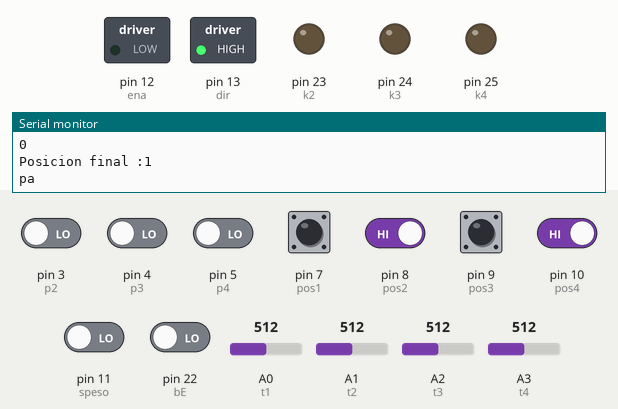
This sketch was run on a simulated Arduino Mega 2560, built with avr-gcc and run on an emulated ATmega2560. Shown: switched loads named in the sketch (green lamp = pin HIGH), output pins drawn as LEDs (lit = HIGH), the last lines printed to the serial monitor. Inputs (shaded band) come from the test bench; at power-on: pin 7 (pos1), pin 8 (pos2), pin 9 (pos3), pin 10 (pos4) HIGH, pin 3 (p2), pin 4 (p3), pin 5 (p4), pin 11 (speso), pin 22 (bE) LOW, A0 (t1) = 512, A1 (t2) = 512, A2 (t3) = 512, A3 (t4) = 512.

Above: at 1.2 s.
1.3 s: pin 8 (pos2) driven LOW
At 2.5 s:
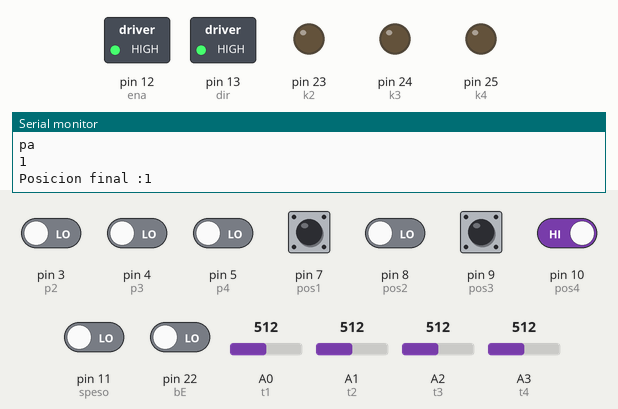
2.8 s: pin 22 (bE) driven HIGH
At 4.9 s:
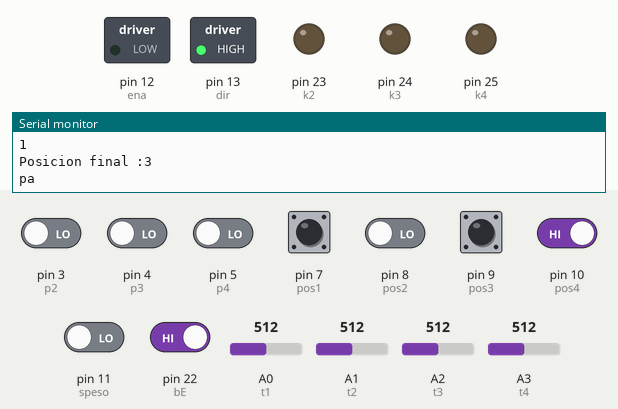
5.8 s: pin 10 (pos4) driven LOW
At 7.2 s:
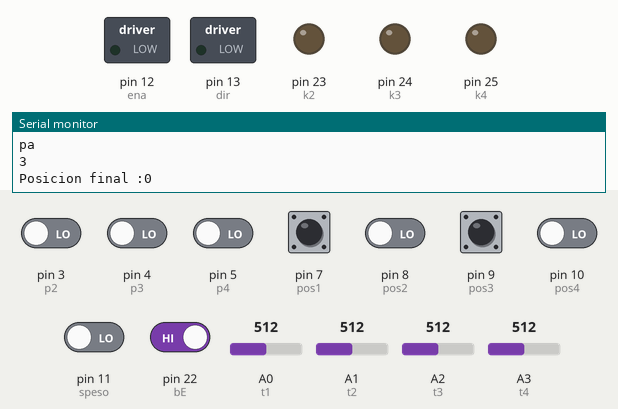
Timing chart, 0 to 8.8 s (numbered marks = the images above; inputs shaded):
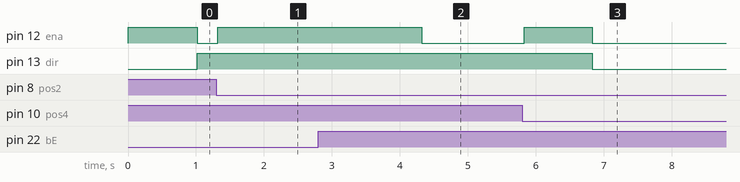

The sketch:

elevador1.4_Fisico.ino
```cpp
//////////////////////////////
//Pines digitales de entrada
//int bE=2; //Sensor del boton del elevador  //para detectar que ya entró la persona??
int bE = 22; //bpi = Botones de piso
int p2 = 3;
int p3 = 4;
int p4 = 5;
int pos1 = 7; //posi=Sensor de posicion del elevador
int pos2 = 8;
int pos3 = 9;
int pos4 = 10;
int speso = 11; //Sensor de peso
char cel; //Valor del celular
bool subircel;
bool yaestoy;


//volatile void moverapiso(); //Por que se puso en volatile?

//////////////////////////////
//Pines digitales de salida
int ena = 12; //Pin enable del motor
int dir = 13; //Pin direccion del motor
int k2 = 23; //control de flipflops
int k3 = 24;
int k4 = 25;

//////////////////////////////
//Pines analogos de entrada
int t1 = A0; //ti=Sensores de temperatura
int t2 = A1;
int t3 = A2;
int t4 = A3;

////////////////////////////////////////////////////
////////////////////////////////////////////////////
///////////////////////////////////////////////////

//////////////////////////////
//Valores de trabajo

//Valores de trabajo dinamicos
int pa; //Piso actual
int wt1 = 0; //Temperatura
int wt2 = 0;
int wt3 = 0;
int wt4 = 0;
int vt1 = 0;
int vt2 = 0;
int vt3 = 0;
int vt4 = 0;
int persona = 0; //Valor de persona
int Pul = 0; // Valor del pulso
int P1 = 0; //Pi solicitud de piso
int P2 = 0;
int P3 = 0;
int P4 = 0;
int aux = 0; //Auxiliar para cambio de valores
int sPes = 0; //Valor del sensor del peso

boolean ordenado = false;
boolean rep = false;
//
int i;
int j;

//Valores de trabajo estatico
int pesopul = 10; //Valor del peso del celular
int tole = 100;
//Valor de la tolerancia de temperatura
int valtemp = 2; //Valor del peso de la temperatura
int Td = 10; //Tiempo de espera de lectura
int ppiso = 1; //Peso de coincidencia de piso

//Arreglos
int pes[4] = {0, 0, 0, 0}; //Pesos del elevador
int ac[4] = {0, 0, 0, 0}; //Peso del piso actual
int ord[4] = {0, 0, 0, 0}; //Pesos ordenados
int pord[4] = {0, 0, 0, 0}; //Orden de pisos a mover
int prome[4] = {0, 0, 0, 0};

int tesp = 1000;

void setup()
{
  //Configuracion pines de entrada digital
  //pinMode(bE,INPUT);
  Serial.begin(9600);
  pinMode(bE, INPUT);
  pinMode(p2, INPUT);
  pinMode(p3, INPUT);
  pinMode(p4, INPUT);
  //pinMode(pul,INPUT);
  pinMode(pos1, INPUT);
  pinMode(pos2, INPUT);
  pinMode(pos3, INPUT);
  pinMode(pos4, INPUT);
  pinMode(speso, INPUT);

  //Configuracion pines de salida digital
  pinMode(ena, OUTPUT);
  pinMode(dir, OUTPUT);
  pinMode(k4, OUTPUT);
  pinMode(k2, OUTPUT);
  pinMode(k3, OUTPUT);


  digitalWrite(ena, HIGH);
}

void loop()
{
  //peso();
  //delay(tesp);
  moverapiso();
  //leertodo();
  //delay(2000);
  //mover(1,3);
  //sortBubble();
  delay(1000);
  //leerpiso();


}

//////////////////////////////////////////////////////////////////////////////
//////////////////////////////////////////////////////////////////////////////
//Etapa de lectura y adquisicion de datos


//Lee la temperatura desde la entrada analoga
//cambia los valores de wti
//utiliza los valores de tole y valtemp
void leertemperatura()
{
  wt1 = 0;
  wt2 = 0;
  wt3 = 0;
  wt4 = 0;
  vt1 = 0;
  vt2 = 0;
  vt3 = 0;
  vt4 = 0;
  for (i = 0; i < 4; i++) {
    prome[i] = 0;
  }

  //for (i = 0; i < 1; i++)
  for (i = 0; i < 10; i++)
  {
    vt1 = analogRead(t1);
    //vt1 = LeerCompu("Simular vt1");
    if (vt1 != 0)
    {
      wt1 = wt1 + vt1;
      prome[0] = prome[0] + 1;
    }

    vt2 = analogRead(t2);
    //vt2 = LeerCompu("Simular vt2 :");
    if (vt2 != 0)
    {
      wt2 = wt2 + vt2;
      prome[1] = prome[1] + 1;
    }

    //vt3 = LeerCompu("Simular vt3 :");
    vt3 = analogRead(t3);
    if (vt3 != 0)
    {
      wt3 = wt3 + vt3;
      prome[2] = prome[2] + 1;
    }

    //vt4 = LeerCompu("Simular vt4 :");
    vt4 = analogRead(t4);
    if (vt4 != 0)
    {
      wt4 = wt4 + vt4;
      prome[3] = prome[3] + 1;
    }
    vt1 = wt1 / prome[0];
    vt2 = wt2 / prome[1];
    vt3 = wt3 / prome[2];
    vt4 = wt4 / prome[3];
  }
  if (vt1 > tole)
  {
    wt1 = valtemp;
    wt4 = valtemp;
  }
  else {
    wt1 = 0;
    wt4 = 0;
  }
  if (vt2 > tole)
  {
    wt2 = valtemp;
    wt4 = valtemp;
  }
  else {
    wt2 = 0;
    wt4 = 0;
  }
  if (vt3 > tole)
  {
    wt3 = valtemp;
    wt4 = valtemp;
  }
  else {
    wt3 = 0;
    wt4 = 0;
  }
  if (vt4 > tole)
  {
    wt4 = valtemp;
  }

  Serial.println("wt1");
  Serial.println(vt1);
  Serial.println("wt2");
  Serial.println(vt2);
  Serial.println("wt3");
  Serial.println(vt3);
  Serial.println("wt4");
  Serial.println(vt4);
  delay(tesp);
}

//Lee la Posicion
void leerP()
{
  delay(Td);

  if (digitalRead(pos1) == LOW)
  {
    pa = 0;
  }
  if (digitalRead(pos2) == LOW)
  {
    pa = 1;
  }
  if (digitalRead(pos3) == LOW)
  {
    pa = 2;
  }
  if (digitalRead(pos4) == LOW)
  {
    pa = 3;
  }
  //pa = LeerCompu("Posicion actual");
  Serial.println("pa");
  Serial.println(pa);
  //delay(tesp);

}

//Lee si alguien esta solicitando el elevador
void leerpiso()
{
  P2 = 0;
  P3 = 0;
  P4 = 0;
  //P2 = LeerCompu("Alguien solicita al piso 2 (1)si (0)no :");
  //P3 = LeerCompu("Alguien solicita al piso 3 (1)si (0)no :");
  //P4 = LeerCompu("Alguien solicita al piso 4 (1)si (0)no :");
  if (digitalRead(p2) == HIGH)
  {
    P2 = 1;
    Serial.print("p2=");
    Serial.println(P2);
    digitalWrite(k2, HIGH);
    digitalWrite(k2, LOW);
  }
  if (digitalRead(p3) == HIGH)
  {
    P3 = 1;
    Serial.print("p3=");
    Serial.println(P3);
    digitalWrite(k3, HIGH);
    digitalWrite(k3, LOW);
  }
  if (digitalRead(p4) == HIGH)
  {
    P4 = 1;
    Serial.print("p4=");
    Serial.println(P4);
    digitalWrite(k4, HIGH);
    digitalWrite(k4, LOW);
  }
}

void leerpeso() //peso fisicooooooo
{
  sPes = 0;
  if (digitalRead(speso) == HIGH)
  {
    //if (LeerCompu("Leer peso (1)si (0)no") == 1) {
    sPes = 1;
    Serial.println("spes");

    Serial.println(sPes);
  }
}
void leertodo()
{
  leertemperatura();
  leerP();
  leerpiso();
  //leerpeso();
  celular();

}


void celular()
{

  //Lee el estado de la pulsera
  Pul = 0;

  if (Serial.available() > 0)
  {
    cel = Serial.read();

    if (cel == 'A' ) {
      subircel = true;
      Serial.println("HIGH");
      delay(20);
      Pul = 10;
      P4 = 1;
    }

    if (cel == 'B') {

      yaestoy = false;
      Serial.println("YA ESTOY");
      delay(20);
    }

  }

  /*if (LeerCompu("La pulsera esta activa?") > 0) {
    Pul = 10;
    P4 = 1;
    }
  */
}


//////////////////////////////////////////////////////////////////////////////
//////////////////////////////////////////////////////////////////////////////
//Etapa de analisis

//Otorga el valor de los pesos dependiendo de las variables que se tienen
void peso()
{
  leertodo();
  for (i = 0; i < 4; i++)
  {
    if (i == pa) {
      ac[i] = ppiso;
    }
    else {
      ac[i] = 0;
    }
  }
  pes[0] = (P1 * 1 + wt1 + ac[0]) * P1;
  pes[1] = (P2 * 2 + wt2 + ac[1]) * P2;
  pes[2] = (P3 * 3 + wt3 + ac[2]) * P3;
  pes[3] = (P4 * 4 + wt4 + ac[3] + Pul) * P4;
  for (i = 0; i < 2; i++)
  {
    if (pes[i] == pes[i + 1])
    {
      pes[i + 1] = pes[i + 1] + 1;
    }
  }
  //printMA(pes, "El peso del piso es : ");
}

//Ordena la matriz de tal forma que se ordenan los pesos del piso
void sortBubble()
{
  for (i = 0; i < 4; i++) {
    ord[i] = pes[i];
  }
  i = 1;
  ordenado = false;
  while (i < 4 && ordenado == false)
  {
    i = i + 1;
    ordenado = true;
    for (j = 0; j < 3; j++)
    {
      if (ord[j] > ord[j + 1])
      {
        ordenado = false;
        aux = ord[j];
        ord[j] = ord[j + 1];
        ord[j + 1] = aux;
      }
    }
  }
}

//Ordena la secuencia en la que el elevador debe moverse
void orden()
{
  //Serial.println("Antes de ordenar");
  //printMA(pes, "El peso del piso es");
  //printMA(ord, "El orden de peso es");
  //printMA(pord, "La prioridad es");

  for (i = 0; i < 4; i++)
  {
    for (j = 0; j < 4; j++)
    {
      if (ord[i] == pes[j]) {
        pord[3 - i] = j;
      }
    }
  }
  //Serial.println("Despues de ordenar");
  //printMA(pes, "El peso del piso es");
  //printMA(ord, "El orden de peso es");
  //printMA(pord, "La prioridad es");
}

//////////////////////////////////////////////////////////////////////////////
//////////////////////////////////////////////////////////////////////////////
//Manipulacion de actuadores

//Espera hasta que la persona toque el boton del elevador que indique
//que ya se subio
//modifica el valor persona
void comprobarPersona()
{
  int espera = 0;
  persona = 0;
  while (persona == 0 and espera < 10)
  {
    if (digitalRead(bE) == HIGH) {
      persona = 1;
    }
    espera++;
    delay(1000);
  }
  persona = 0;
}

//Activa el motor y le da direccion de movimiento
//dependiendo si se quiere subir o bajar
void mover( int Apos, int Fpos)
{
  if (Apos > Fpos)
  {
    digitalWrite(dir, LOW);
  }
  if (Apos < Fpos)
  {
    digitalWrite(dir, HIGH);
  }
  digitalWrite(ena, LOW);
  while (Apos != Fpos)
  {
    leerP();
    Apos = pa;
    Serial.print("Posicion final :");
    Serial.println(Fpos);
  }
  digitalWrite(ena, HIGH);
}

//Hace las lecturas necesarias para generar la secuencia de pisos
void ordenar()
{
  peso();
  sortBubble();
  orden();
}

void start()
{
  Serial.println("In start");
  rep = true;
  while (rep)
  {
    int sum = 0;
    ordenar();
    for (i = 0; i < 4; i++)
    {
      sum = pes[i] + sum;
    }
    if (sum != 0)
    {
      rep = false;
    }
  }
  Serial.println("End start");
}

//Mueve el elevador al piso de mayor prioridad, despues se deplaza
//al siguiente piso de mayor prioridad hasta que se llena por completo
void moverapiso()
{
  //Serial.println("Inicio");
  rep = false;
  //Serial.println("Before start");
  start();
  i = 0;
  //printMA(pord, "Orden de prioridad");
  //leerP();
  mover(pa, pord[i]);
  //Serial.print("Movimiento a primer piso");
  //Serial.println(pord[i]);
  comprobarPersona();
  leerpeso();

  Serial.println("While");
  //delay(stopp);
  while (sPes != 1 && not(rep))
  {
    if (i < 3)
    {
      if (pord[i] == pord[i + 1])
      {
        Serial.println();
        rep = true;
      }
    }
    if (i == 3)
    {
      rep = true;
    }
    i++;
    if (not(rep))
    {
      mover(pa, pord[i]);
      comprobarPersona();
      //leerP();
      leerpeso();
    }
  }
  mover(pa, 0);
}

void printMA(int A[], String B)
{
  Serial.println("----");
  for (int x = 0; x < 4; x++)
  {
    Serial.print(B);
    Serial.println(A[x]);
  }
  Serial.println("****");
}
int LeerCompu(String A)
{
  String ret;
  boolean whiread = true;
  Serial.println(A);
  while (whiread)
  {
    if (Serial.available() > 0)
    {
      ret = Serial.readString();
      whiread = false;
    }
  }
  Serial.println("Dato recibido");
  return ret.toInt();
}
```

Measured:
- after the input at 1.3 s, pin 12 (ena): LOW → HIGH at once
- after the input at 2.8 s, pin 12 (ena): HIGH → LOW after 1.5 s
- after the input at 5.8 s, pin 12 (ena): LOW → HIGH at once, → LOW 1.0 s later; pin 13 (dir): HIGH → LOW after 1.0 s
